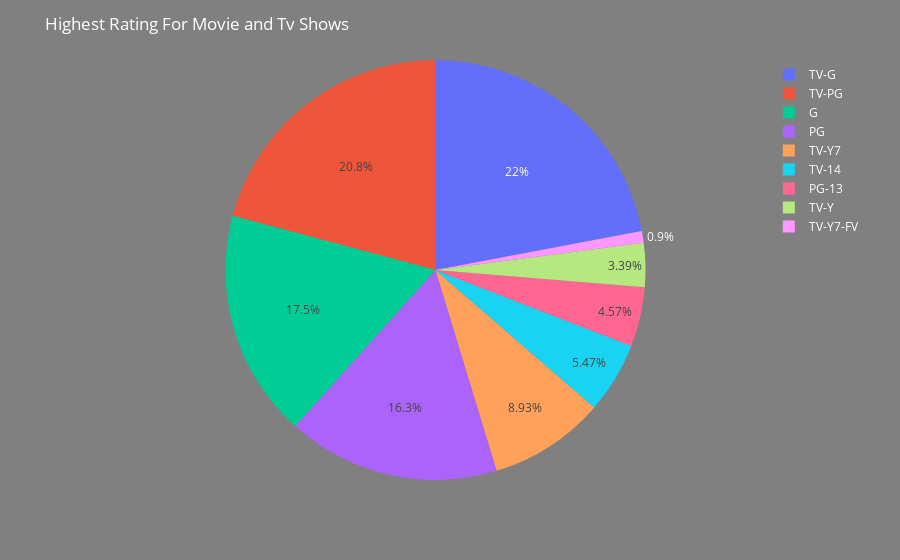

This figure's notebook cell:
### Markdown cell above
# Pie chart of Highest Rating For Movie and Tv Shows

### Code cell
##Visualisation 
fig = px.pie(data1, values=data1['rating'].value_counts().values, names=data1['rating'].value_counts().index)

fig.update_layout(title = "Highest Rating For Movie and Tv Shows", plot_bgcolor="rgba(255,255,255,0.5)",paper_bgcolor='grey',font=dict(color='white'))
fig.show()

### Figure 1 — Plotly figure (JSON) as saved in the notebook; plotly's stock layout.template omitted (floating-point values rounded to 4 significant figures)
{"data": [{"domain": {"x": [0, 1], "y": [0, 1]}, "hovertemplate": "label=%{label}<br>value=%{value}<extra></extra>", "labels": ["TV-G", "TV-PG", "G", "PG", "TV-Y7", "TV-14", "PG-13", "TV-Y", "TV-Y7-FV"], "legendgroup": "", "name": "", "showlegend": true, "type": "pie", "values": [318, 301, 253, 236, 129, 79, 66, 49, 13]}], "layout": {"font": {"color": "white"}, "legend": {"tracegroupgap": 0}, "margin": {"t": 60}, "paper_bgcolor": "grey", "plot_bgcolor": "rgba(255,255,255,0.5)", "title": {"text": "Highest Rating For Movie and Tv Shows"}}}
